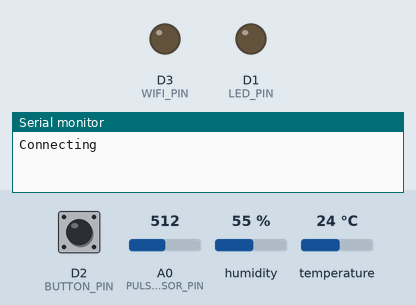
Bench run of a sketch on a simulated ESP8266 (NodeMCU). Parts: output pins drawn as LEDs (lit = HIGH), the last lines printed to the serial monitor. The inputs (shaded band) are chosen by the test bench; at power-on: D2 (BUTTON_PIN) LOW, A0 (PULSE_SENSOR_PIN) = 512, humidity 55 %, temperature 24 °C. WiFi joins after 1.5 s; servers stay silent unless stated; uploads are accepted with an empty reply.

Above: at 0.6 s.
At 3.2 s:
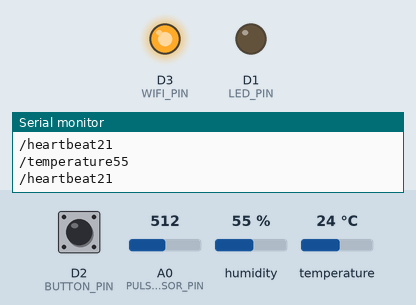
3.3 s: D2 (BUTTON_PIN) pulled HIGH for 0.15 s
At 3.9 s:
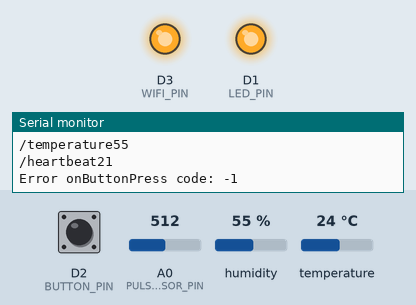
Timing chart, 0 to 6.3 s (numbered marks = the images above; inputs shaded):
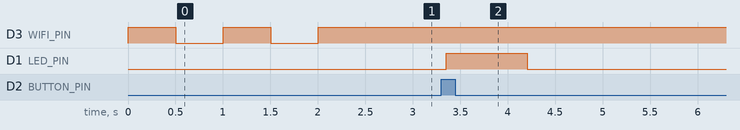

Measured:
- after the input at 3.3 s, D1 (LED_PIN): LOW → HIGH after 0.05 s, → LOW 0.85 s later

The sketch:

lifecare_mcu.ino
```cpp
#include <ESP8266WiFi.h>
#include <ESP8266HTTPClient.h>
#include <WiFiClientSecure.h>

#include <DHT.h>

#define WIFI_SSID "Galaxy M310366"
#define WIFI_PASSWORD "9248ychu"

#define SERVER_URL "https://lifecare-tplw.onrender.com"

#define PULSE_SENSOR_PIN A0
#define LED_PIN D1
#define BUTTON_PIN D2
#define WIFI_PIN D3
#define DHT_PIN D5

#define DHT_TYPE DHT11

#define BTN_DELAY 50
#define PULSE_DELAY 1000
#define DHT_DELAY 1500

DHT dht(DHT_PIN, DHT11);

int buttonState = 0;
int lastButtonState = 0;

int lastHumidityValue = 0;

bool invalidPulseSend = false;

unsigned long lastBtnTime = millis();
unsigned long lastHumidityTime = millis();
unsigned long lastPulseTime = millis();

void setup() {
  Serial.begin(9600);

  pinMode(BUTTON_PIN, INPUT);
  pinMode(LED_PIN, OUTPUT);
  pinMode(WIFI_PIN, OUTPUT);

  connect_wifi();

  dht.begin();
}

void loop() {

  if (WiFi.status() != WL_CONNECTED) {
    reconnect_wifi();
  }

  if ((millis() - lastBtnTime) > 500) {
    digitalWrite(LED_PIN, LOW);
  }

  // Handle button press
  buttonHandle();

  // Handle pulse sensor
  pulseHandle();

  // Handle DHT11 sensor
  humidityHandle();
}

void buttonHandle() {
  int reading = digitalRead(BUTTON_PIN);

  if (reading != lastButtonState) {
    lastBtnTime = millis();
  }

  if ((millis() - lastBtnTime) > BTN_DELAY && reading != buttonState) {
    buttonState = reading;
    if (buttonState == HIGH) {
      digitalWrite(LED_PIN, HIGH);
      pushRequestServer("pushButton");
    }
  }
  lastButtonState = reading;
}

void pulseHandle() {
  float pulseReading = analogRead(PULSE_SENSOR_PIN);

  if (!isnan(pulseReading) && millis() - lastPulseTime > PULSE_DELAY) {
    lastPulseTime = millis();

    if (pulseReading >= 450) {
      int pulse = (pulseReading - 404) / 5;
      invalidPulseSend = false;
      sendDataServer("/heartbeat", String(pulse));
    } else if (!invalidPulseSend) {
      invalidPulseSend = true;
      sendDataServer("/heartbeat", String(1));
    }
  }
}

void humidityHandle() {
  int humidity = dht.readHumidity();

  if (!isnan(humidity) && millis() - lastHumidityTime > DHT_DELAY && humidity != lastHumidityValue) {
    lastHumidityTime = millis();
    lastHumidityValue = humidity;
    sendDataServer("/temperature", String(humidity));
  }
}

void connect_wifi() {
  digitalWrite(WIFI_PIN, LOW);
  WiFi.mode(WIFI_STA);
  WiFi.begin(WIFI_SSID, WIFI_PASSWORD);

  connectionState();
}

void reconnect_wifi() {
  digitalWrite(WIFI_PIN, LOW);
  WiFi.reconnect();
  connectionState();
}

void connectionState() {
  while (WiFi.status() != WL_CONNECTED) {
    digitalWrite(WIFI_PIN, HIGH);
    Serial.println("Connecting");
    delay(500);
    digitalWrite(WIFI_PIN, LOW);
    delay(500);
  }
  digitalWrite(WIFI_PIN, HIGH);
  Serial.println("Connected");
}

void pushRequestServer(String path) {
  WiFiClientSecure client;
  client.setInsecure();

  HTTPClient http;
  http.begin(client, SERVER_URL + path);
  //http.GET();
  int httpResponseCode = http.GET();
  if (httpResponseCode > 0) {
    Serial.print("HTTP Response onButtonPress code: ");
    Serial.println(httpResponseCode);
  } else {
    Serial.print("Error onButtonPress code: ");
    Serial.println(httpResponseCode);
  }
  http.end();
}

void sendDataServer(String path, String value) {
  Serial.print(path);
  Serial.println(value);

  WiFiClientSecure client;
  client.setInsecure();

  HTTPClient http;
  http.begin(client, SERVER_URL + path);
  http.addHeader("Content-Type", "application/json");

  String requestBody = "{\"value\": " + value + "}";

  http.POST(requestBody);
  http.end();
}
```
